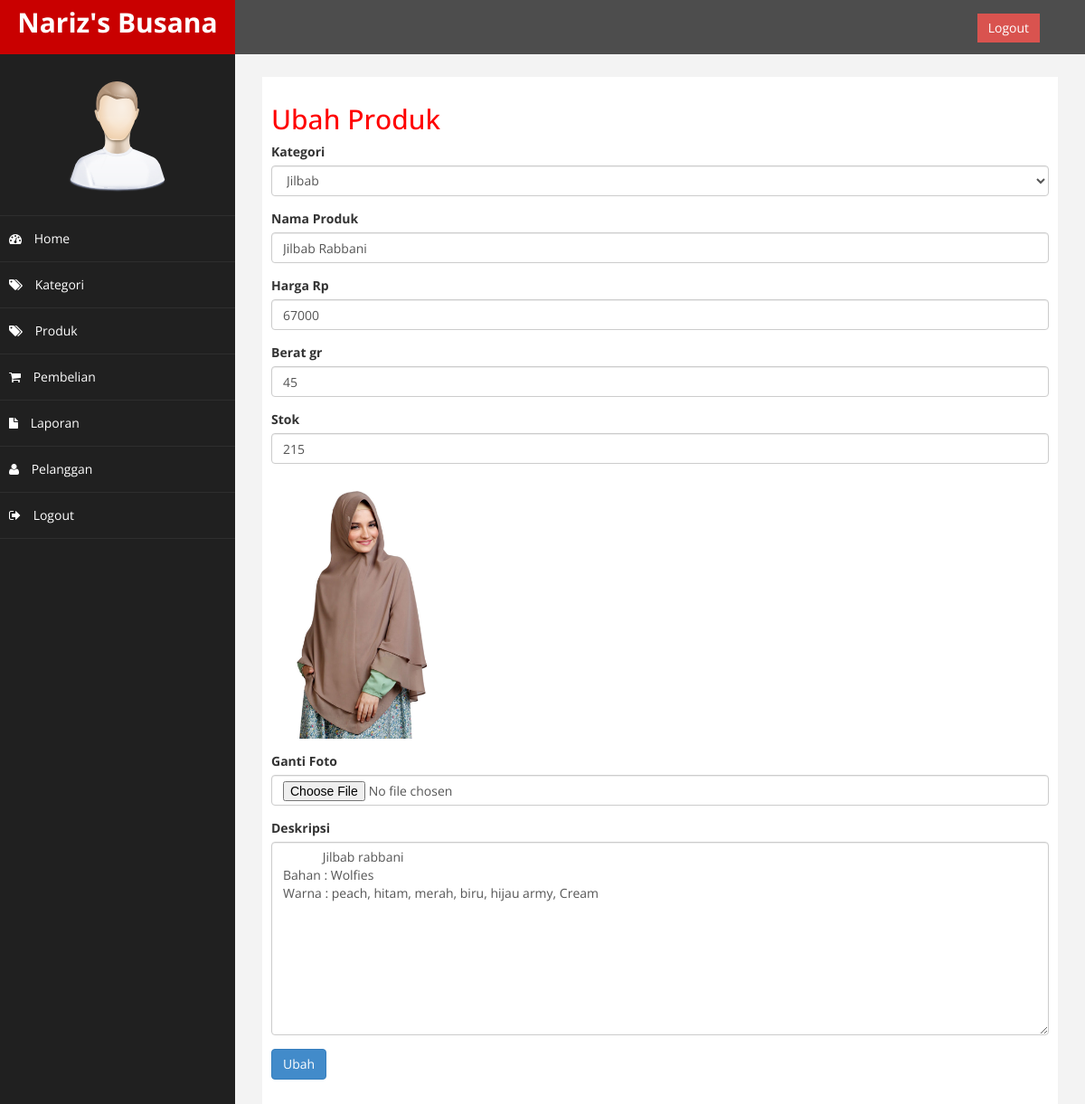
/tokoonline/admin/index.php?halaman=ubahproduk&id=9 (signed in), run on the app's committed database.
### tables this page shows
CREATE TABLE `produk` (
  `id_produk` int(11) NOT NULL,
  `id_kategori` int(5) NOT NULL,
  `nama_produk` varchar(100) NOT NULL,
  `harga_produk` int(11) NOT NULL,
  `berat_produk` int(11) NOT NULL,
  `foto_produk` varchar(100) NOT NULL,
  `deskripsi_produk` text NOT NULL,
  `stok_produk` int(5) NOT NULL
);

CREATE TABLE `kategori` (
  `id_kategori` int(5) NOT NULL,
  `nama_kategori` varchar(100) NOT NULL
);

### tokoonline/admin/ubahproduk.php (the view, shortened to what this page needs)
<h2>Ubah Produk</h2>
<?php
$ambil=$koneksi->query("SELECT * FROM produk WHERE id_produk='$_GET[id]'");
$pecah=$ambil->fetch_assoc();
?>
<?php
$datakategori = array();
$ambil=$koneksi->query("SELECT * FROM kategori") ;
while($tiap = $ambil->fetch_assoc())
{
    $datakategori[]= $tiap;
}
?>
<form method="post" enctype="multipart/form-data">
    <div class="form-group">
        <label>Kategori</label>
        <select class="form-control" name="id_kategori">
            <?php foreach ($datakategori as $key => $value):  ?>
            <option value="<?php echo $value['id_kategori'] ?>" <?php if ($pecah['id_kategori']==$value['id_kategori']){echo "selected";} ?>>
                <?php echo $value['nama_kategori']; ?>
            </option>
            <?php endforeach ?>
        </select>
    </div>
    <div class="form-group">
        <label>Nama Produk</label>
        <input type="text" name="nama" class="form-control" value="<?php echo $pecah['nama_produk']; ?>">
    </div>
    <div class="form-group">
        <label>Harga Rp</label>
        <input type="number" class="form-control" name="harga" value="<?php echo $pecah
         ['harga_produk']; ?>">
    </div>
    <div class="form-group">
        <label>Berat gr</label>
        <input type="number" class="form-control" name="berat" value="<?php echo $pecah
        ['berat_produk']; ?>">
    </div>
    <div class="form-group">
        <label>Stok</label>
        <input type="number" class="form-control" name="stok" value="<?php echo $pecah
        ['stok_produk']; ?>">
    </div>
    <div class="form-group">
        <img src="../fotoproduk/<?php echo $pecah['foto_produk'] ?>" width="200">
    </div>
    <div class="form-group">
        <label>Ganti Foto</label>
        <input type="file" name="foto" class="form-control">
    </div>
    <div class="form-group">
        <label>Deskripsi</label>
        <textarea name="deskripsi" class="form-control" cols="30" rows="10">
            <?php echo $pecah['deskripsi_produk']; ?>
        </textarea>
    </div>
    <button class="btn btn-primary" name="ubah">Ubah</button>
</form>

### tokoonline/admin/assets/css/custom.css (style rules this page uses)
body { font-family: 'Open Sans', sans-serif; }
h2 { color: #f00; }

### data on the page
produk: id_kategori "Jilbab", nama "Jilbab Rabbani", harga "67000", berat "45", stok "215", foto_produk (picture), deskripsi "Jilbab rabbani Bahan : Wolfies Warna : peach, hitam, merah, biru, hijau army, Cream"
